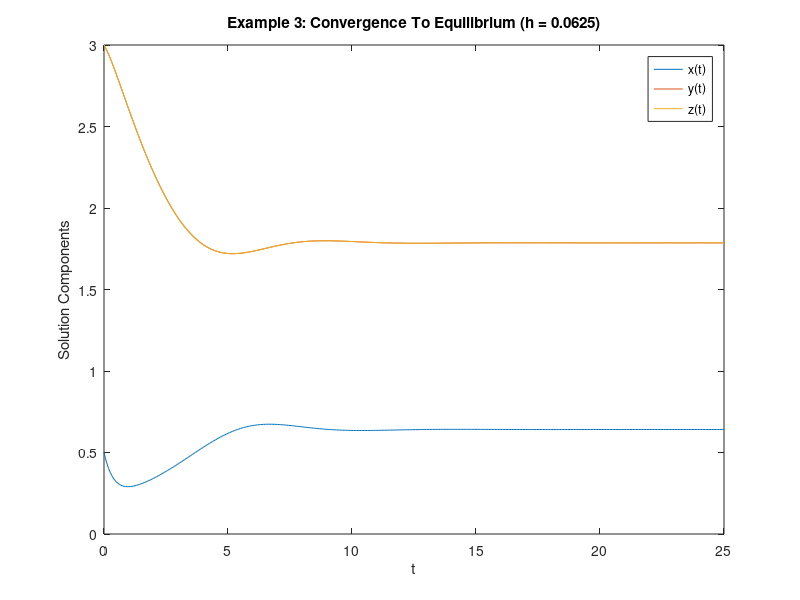
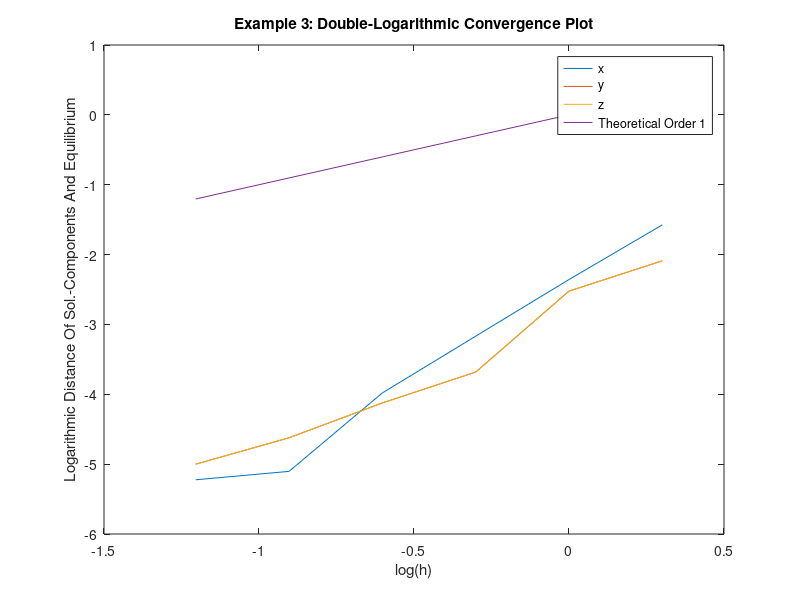

MATLAB code to generate these figures, in order:
% Step 0: Close All Windows and Clear Everything

%clear all;
%close all;

% Step 1: Definition of System Parameters and Initial Conditions

k01 = 1.0;
k02 = 1.0;
k03 = 3.0;
k04 = 3.0;
k05 = 1.0;
k06 = 1.0;
k07 = 1.0;
k08 = 1.0;
k09 = 1.0;
k10 = 1.0;
k11 = 1.0;
k12 = 1.0;

x_start = 0.5; 
y_start = 3.0; 
z_start = 3.0;

% Known Equilibrium

x_s = 0.641065863794874;
y_s = 1.786026457590849;
z_s = 1.786026457590849;

% Step 2: Definition of Time Intervals and Solution Vectors

T    = 25;
h_v  = [2 1 0.5 0.25 0.125 0.0625];

% Step 2.1: Different Time Vectors for Different Time Steps

t_1  = 0:h_v(1):T;
t_1  = (t_1)';
t_2  = 0:h_v(2):T;
t_2  = (t_2)';
t_3  = 0:h_v(3):T;
t_3  = (t_3)';
t_4  = 0:h_v(4):T;
t_4  = (t_4)';
t_5  = 0:h_v(5):T;
t_5  = (t_5)';
t_6  = 0:h_v(6):T;
t_6  = (t_6)';

% Step 2.2: Solution Vectors for Different Time Steps

% Vectors For h(1)

x_1_nsfd    = zeros(length(t_1),1);
y_1_nsfd    = zeros(length(t_1),1);
z_1_nsfd    = zeros(length(t_1),1);
x_1_nsfd(1) = x_start;
y_1_nsfd(1) = y_start;
z_1_nsfd(1) = z_start;

% Vectors For h(2)

x_2_nsfd    = zeros(length(t_2),1);
y_2_nsfd    = zeros(length(t_2),1);
z_2_nsfd    = zeros(length(t_2),1);
x_2_nsfd(1) = x_start;
y_2_nsfd(1) = y_start;
z_2_nsfd(1) = z_start;

% Vectors For h(3)

x_3_nsfd    = zeros(length(t_3),1);
y_3_nsfd    = zeros(length(t_3),1);
z_3_nsfd    = zeros(length(t_3),1);
x_3_nsfd(1) = x_start;
y_3_nsfd(1) = y_start;
z_3_nsfd(1) = z_start;

% Vectors For h(4)

x_4_nsfd    = zeros(length(t_4),1);
y_4_nsfd    = zeros(length(t_4),1);
z_4_nsfd    = zeros(length(t_4),1);
x_4_nsfd(1) = x_start;
y_4_nsfd(1) = y_start;
z_4_nsfd(1) = z_start;

% Vectors For h(5)

x_5_nsfd    = zeros(length(t_5),1);
y_5_nsfd    = zeros(length(t_5),1);
z_5_nsfd    = zeros(length(t_5),1);
x_5_nsfd(1) = x_start;
y_5_nsfd(1) = y_start;
z_5_nsfd(1) = z_start;

% Vectors For h(6)

x_6_nsfd    = zeros(length(t_6),1);
y_6_nsfd    = zeros(length(t_6),1);
z_6_nsfd    = zeros(length(t_6),1);
x_6_nsfd(1) = x_start;
y_6_nsfd(1) = y_start;
z_6_nsfd(1) = z_start;

% Step 3: Loops Over Times For All Three Algorithms

% Step 3.1: Loop For h = h_v(1)

h = h_v(1);

for j = 1:1:length(t_1)-1
  
  A             = 1 + h*(k03*y_1_nsfd(j)/(x_1_nsfd(j)+k04) ...
                  + k05*z_1_nsfd(j)/(x_1_nsfd(j)+k06));
  B             = 1 + h*k08/(y_1_nsfd(j)+k09);
  C             = 1 + h*k11/(z_1_nsfd(j)+k12);
  x_1_nsfd(j+1) = x_1_nsfd(j)*(1+h*k02)/A + (h*k01)/A;
  y_1_nsfd(j+1) = y_1_nsfd(j)/B + h*k07*x_1_nsfd(j+1)/B;
  z_1_nsfd(j+1) = z_1_nsfd(j)/C + h*k10*x_1_nsfd(j+1)/C;
  
endfor

% Step 3.2: Loop For h = h_v(2)

h = h_v(2);

for j = 1:1:length(t_2)-1
  
  A             = 1 + h*(k03*y_2_nsfd(j)/(x_2_nsfd(j)+k04) ...
                  + k05*z_2_nsfd(j)/(x_2_nsfd(j)+k06));
  B             = 1 + h*k08/(y_2_nsfd(j)+k09);
  C             = 1 + h*k11/(z_2_nsfd(j)+k12);
  x_2_nsfd(j+1) = x_2_nsfd(j)*(1+h*k02)/A + (h*k01)/A;
  y_2_nsfd(j+1) = y_2_nsfd(j)/B + h*k07*x_2_nsfd(j+1)/B;
  z_2_nsfd(j+1) = z_2_nsfd(j)/C + h*k10*x_2_nsfd(j+1)/C;
  
endfor

% Step 3.3: Loop For h = h_v(3)

h = h_v(3);

for j = 1:1:length(t_3)-1
  
  A             = 1 + h*(k03*y_3_nsfd(j)/(x_3_nsfd(j)+k04) ...
                  + k05*z_3_nsfd(j)/(x_3_nsfd(j)+k06));
  B             = 1 + h*k08/(y_3_nsfd(j)+k09);
  C             = 1 + h*k11/(z_3_nsfd(j)+k12);
  x_3_nsfd(j+1) = x_3_nsfd(j)*(1+h*k02)/A + (h*k01)/A;
  y_3_nsfd(j+1) = y_3_nsfd(j)/B + h*k07*x_3_nsfd(j+1)/B;
  z_3_nsfd(j+1) = z_3_nsfd(j)/C + h*k10*x_3_nsfd(j+1)/C;
  
endfor

% Step 3.4: Loop For h = h_v(4)

h = h_v(4);

for j = 1:1:length(t_4)-1
  
  A             = 1 + h*(k03*y_4_nsfd(j)/(x_4_nsfd(j)+k04) ...
                  + k05*z_4_nsfd(j)/(x_4_nsfd(j)+k06));
  B             = 1 + h*k08/(y_4_nsfd(j)+k09);
  C             = 1 + h*k11/(z_4_nsfd(j)+k12);
  x_4_nsfd(j+1) = x_4_nsfd(j)*(1+h*k02)/A + (h*k01)/A;
  y_4_nsfd(j+1) = y_4_nsfd(j)/B + h*k07*x_4_nsfd(j+1)/B;
  z_4_nsfd(j+1) = z_4_nsfd(j)/C + h*k10*x_4_nsfd(j+1)/C;
  
endfor

% Step 3.5: Loop For h = h_v(4)

h = h_v(5);

for j = 1:1:length(t_5)-1
  
  A             = 1 + h*(k03*y_5_nsfd(j)/(x_5_nsfd(j)+k04) ...
                  + k05*z_5_nsfd(j)/(x_5_nsfd(j)+k06));
  B             = 1 + h*k08/(y_5_nsfd(j)+k09);
  C             = 1 + h*k11/(z_5_nsfd(j)+k12);
  x_5_nsfd(j+1) = x_5_nsfd(j)*(1+h*k02)/A + (h*k01)/A;
  y_5_nsfd(j+1) = y_5_nsfd(j)/B + h*k07*x_5_nsfd(j+1)/B;
  z_5_nsfd(j+1) = z_5_nsfd(j)/C + h*k10*x_5_nsfd(j+1)/C;
  
endfor

% Step 3.6: Loop For h = h_v(6)

h = h_v(6);

for j = 1:1:length(t_6)-1
  
  A             = 1 + h*(k03*y_6_nsfd(j)/(x_6_nsfd(j)+k04) ...
                  + k05*z_6_nsfd(j)/(x_6_nsfd(j)+k06));
  B             = 1 + h*k08/(y_6_nsfd(j)+k09);
  C             = 1 + h*k11/(z_6_nsfd(j)+k12);
  x_6_nsfd(j+1) = x_6_nsfd(j)*(1+h*k02)/A + (h*k01)/A;
  y_6_nsfd(j+1) = y_6_nsfd(j)/B + h*k07*x_6_nsfd(j+1)/B;
  z_6_nsfd(j+1) = z_6_nsfd(j)/C + h*k10*x_6_nsfd(j+1)/C;
  
endfor

% Step 4: Solution Plots

figure(1)
plot(t_6,x_6_nsfd);
hold on
plot(t_6,y_6_nsfd);
hold on
plot(t_6,z_6_nsfd);
legend("x(t)","y(t)","z(t)")
title("Example 3: Convergence To Equilibrium (h = 0.0625)")
xlabel("t")
ylabel("Solution Components")

% Step 5: Convergence Plot

x_end    = [abs(x_1_nsfd(end)-x_s) abs(x_2_nsfd(end)-x_s) abs(x_3_nsfd(end)-x_s) ...
            abs(x_4_nsfd(end)-x_s) abs(x_5_nsfd(end)-x_s) abs(x_6_nsfd(end)-x_s)];
y_end    = [abs(y_1_nsfd(end)-y_s) abs(y_2_nsfd(end)-y_s) abs(y_3_nsfd(end)-y_s) ...
            abs(y_4_nsfd(end)-y_s) abs(y_5_nsfd(end)-y_s) abs(y_6_nsfd(end)-y_s)];
z_end    = [abs(z_1_nsfd(end)-z_s) abs(z_2_nsfd(end)-z_s) abs(z_3_nsfd(end)-z_s) ...
            abs(z_4_nsfd(end)-z_s) abs(z_5_nsfd(end)-z_s) abs(z_6_nsfd(end)-z_s)];
comp_end = [x_end; y_end; z_end];

figure(2)
plot(log10(h_v),log10(x_end));
hold on
plot(log10(h_v),log10(y_end));
hold on
plot(log10(h_v),log10(z_end));
hold on
plot(log10(h_v),1*log10(h_v));
hold off
legend("x","y","z","Theoretical Order 1")
title("Example 3: Double-Logarithmic Convergence Plot")
xlabel("log(h)")
ylabel("Logarithmic Distance Of Sol.-Components And Equilibrium")
